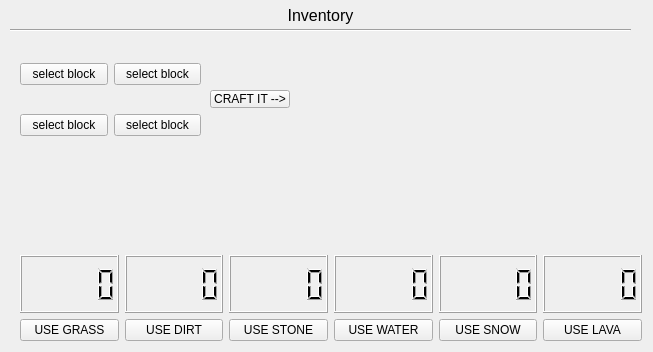
<?xml version="1.0" encoding="UTF-8"?>
<ui version="4.0">
 <class>Inventory</class>
 <widget class="QWidget" name="Inventory">
  <property name="geometry">
   <rect>
    <x>0</x>
    <y>0</y>
    <width>653</width>
    <height>352</height>
   </rect>
  </property>
  <property name="windowTitle">
   <string>Form</string>
  </property>
  <widget class="Line" name="line">
   <property name="geometry">
    <rect>
     <x>10</x>
     <y>20</y>
     <width>621</width>
     <height>20</height>
    </rect>
   </property>
   <property name="orientation">
    <enum>Qt::Horizontal</enum>
   </property>
  </widget>
  <widget class="QLabel" name="label">
   <property name="geometry">
    <rect>
     <x>10</x>
     <y>0</y>
     <width>621</width>
     <height>31</height>
    </rect>
   </property>
   <property name="font">
    <font>
     <pointsize>12</pointsize>
    </font>
   </property>
   <property name="text">
    <string>Inventory</string>
   </property>
   <property name="alignment">
    <set>Qt::AlignCenter</set>
   </property>
  </widget>
  <widget class="QWidget" name="gridLayoutWidget">
   <property name="geometry">
    <rect>
     <x>20</x>
     <y>190</y>
     <width>622</width>
     <height>151</height>
    </rect>
   </property>
   <layout class="QGridLayout" name="gridLayout">
    <item row="1" column="3">
     <widget class="QLCDNumber" name="waterNumber"/>
    </item>
    <item row="3" column="1">
     <widget class="QPushButton" name="pushButton_2">
      <property name="text">
       <string>USE DIRT</string>
      </property>
     </widget>
    </item>
    <item row="0" column="5">
     <widget class="QLabel" name="lava">
      <property name="text">
       <string/>
      </property>
      <property name="pixmap">
       <pixmap resource="../textures.qrc">:/textures/lava.png</pixmap>
      </property>
     </widget>
    </item>
    <item row="0" column="2">
     <widget class="QLabel" name="stone">
      <property name="text">
       <string/>
      </property>
      <property name="pixmap">
       <pixmap resource="../textures.qrc">:/textures/stone.png</pixmap>
      </property>
     </widget>
    </item>
    <item row="1" column="0">
     <widget class="QLCDNumber" name="grassNumber"/>
    </item>
    <item row="1" column="5">
     <widget class="QLCDNumber" name="lavaNumber"/>
    </item>
    <item row="0" column="1">
     <widget class="QLabel" name="dirt">
      <property name="text">
       <string/>
      </property>
      <property name="pixmap">
       <pixmap resource="../textures.qrc">:/textures/dirt.png</pixmap>
      </property>
     </widget>
    </item>
    <item row="3" column="0">
     <widget class="QPushButton" name="pushButton">
      <property name="text">
       <string>USE GRASS</string>
      </property>
     </widget>
    </item>
    <item row="0" column="3">
     <widget class="QLabel" name="water">
      <property name="text">
       <string/>
      </property>
      <property name="pixmap">
       <pixmap resource="../textures.qrc">:/textures/water.png</pixmap>
      </property>
     </widget>
    </item>
    <item row="0" column="4">
     <widget class="QLabel" name="snow">
      <property name="text">
       <string/>
      </property>
      <property name="pixmap">
       <pixmap resource="../textures.qrc">:/textures/snow.png</pixmap>
      </property>
     </widget>
    </item>
    <item row="0" column="0">
     <widget class="QLabel" name="grass">
      <property name="text">
       <string/>
      </property>
      <property name="pixmap">
       <pixmap resource="../textures.qrc">:/textures/grass.png</pixmap>
      </property>
     </widget>
    </item>
    <item row="1" column="1">
     <widget class="QLCDNumber" name="dirtNumber"/>
    </item>
    <item row="1" column="4">
     <widget class="QLCDNumber" name="snowNumber"/>
    </item>
    <item row="1" column="2">
     <widget class="QLCDNumber" name="stoneNumber"/>
    </item>
    <item row="3" column="2">
     <widget class="QPushButton" name="pushButton_3">
      <property name="text">
       <string>USE STONE</string>
      </property>
     </widget>
    </item>
    <item row="3" column="3">
     <widget class="QPushButton" name="pushButton_4">
      <property name="text">
       <string>USE WATER</string>
      </property>
     </widget>
    </item>
    <item row="3" column="4">
     <widget class="QPushButton" name="pushButton_5">
      <property name="text">
       <string>USE SNOW</string>
      </property>
     </widget>
    </item>
    <item row="3" column="5">
     <widget class="QPushButton" name="pushButton_6">
      <property name="text">
       <string>USE LAVA</string>
      </property>
     </widget>
    </item>
   </layout>
  </widget>
  <widget class="QWidget" name="gridLayoutWidget_2">
   <property name="geometry">
    <rect>
     <x>20</x>
     <y>40</y>
     <width>181</width>
     <height>121</height>
    </rect>
   </property>
   <layout class="QGridLayout" name="gridLayout_2">
    <item row="0" column="0">
     <widget class="QPushButton" name="pushButton_8">
      <property name="text">
       <string>select block</string>
      </property>
     </widget>
    </item>
    <item row="2" column="0">
     <widget class="QPushButton" name="pushButton_9">
      <property name="text">
       <string>select block</string>
      </property>
     </widget>
    </item>
    <item row="0" column="1">
     <widget class="QPushButton" name="pushButton_10">
      <property name="text">
       <string>select block</string>
      </property>
     </widget>
    </item>
    <item row="2" column="1">
     <widget class="QPushButton" name="pushButton_11">
      <property name="text">
       <string>select block</string>
      </property>
     </widget>
    </item>
   </layout>
  </widget>
  <widget class="QPushButton" name="craftButton">
   <property name="geometry">
    <rect>
     <x>210</x>
     <y>90</y>
     <width>80</width>
     <height>18</height>
    </rect>
   </property>
   <property name="text">
    <string>CRAFT IT --&gt;</string>
   </property>
  </widget>
  <widget class="QWidget" name="gridLayoutWidget_3">
   <property name="geometry">
    <rect>
     <x>310</x>
     <y>60</y>
     <width>91</width>
     <height>81</height>
    </rect>
   </property>
   <layout class="QGridLayout" name="gridLayout_3">
    <item row="0" column="0">
     <widget class="QLabel" name="label_2">
      <property name="text">
       <string/>
      </property>
     </widget>
    </item>
   </layout>
  </widget>
 </widget>
 <resources>
  <include location="../textures.qrc"/>
 </resources>
 <connections/>
</ui>
